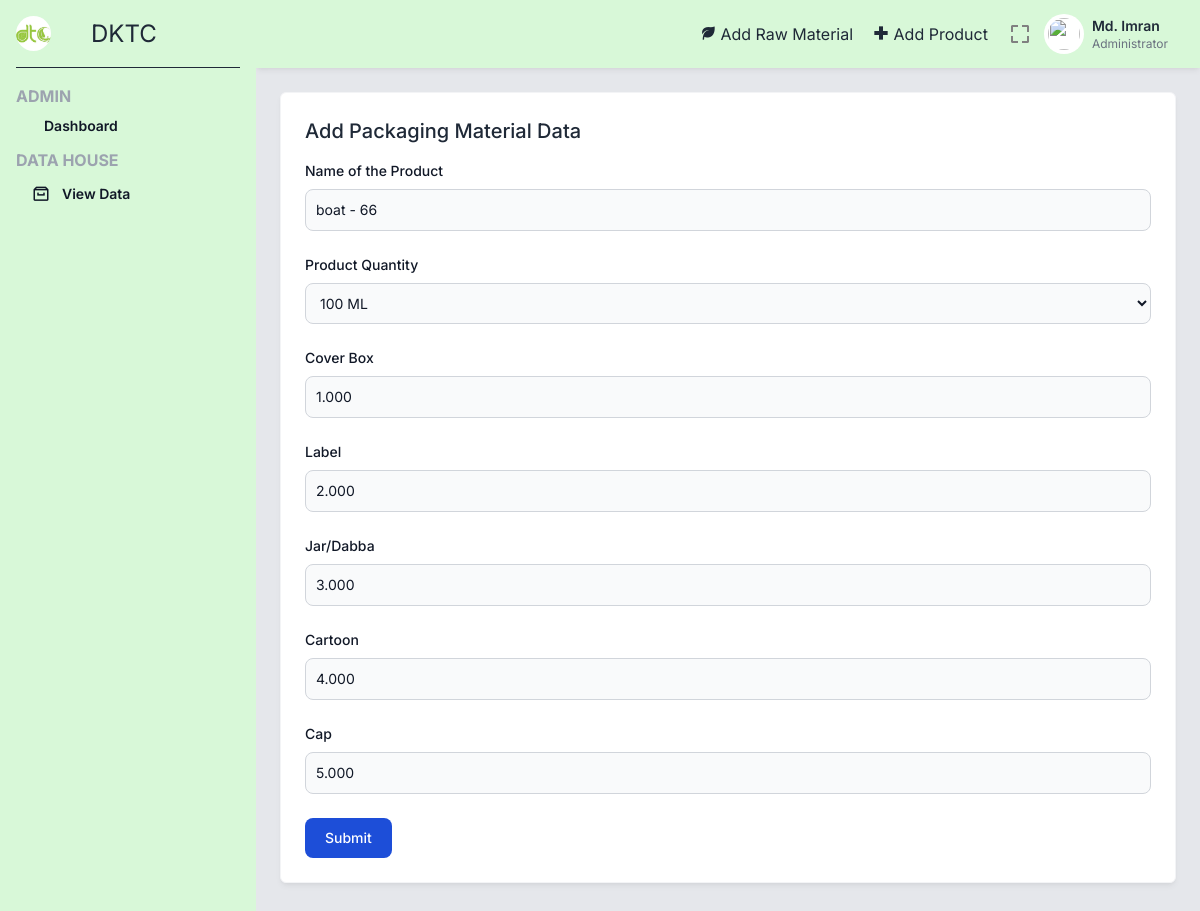
Page /editPack.php?id=2 (signed in) on the earlier database version.
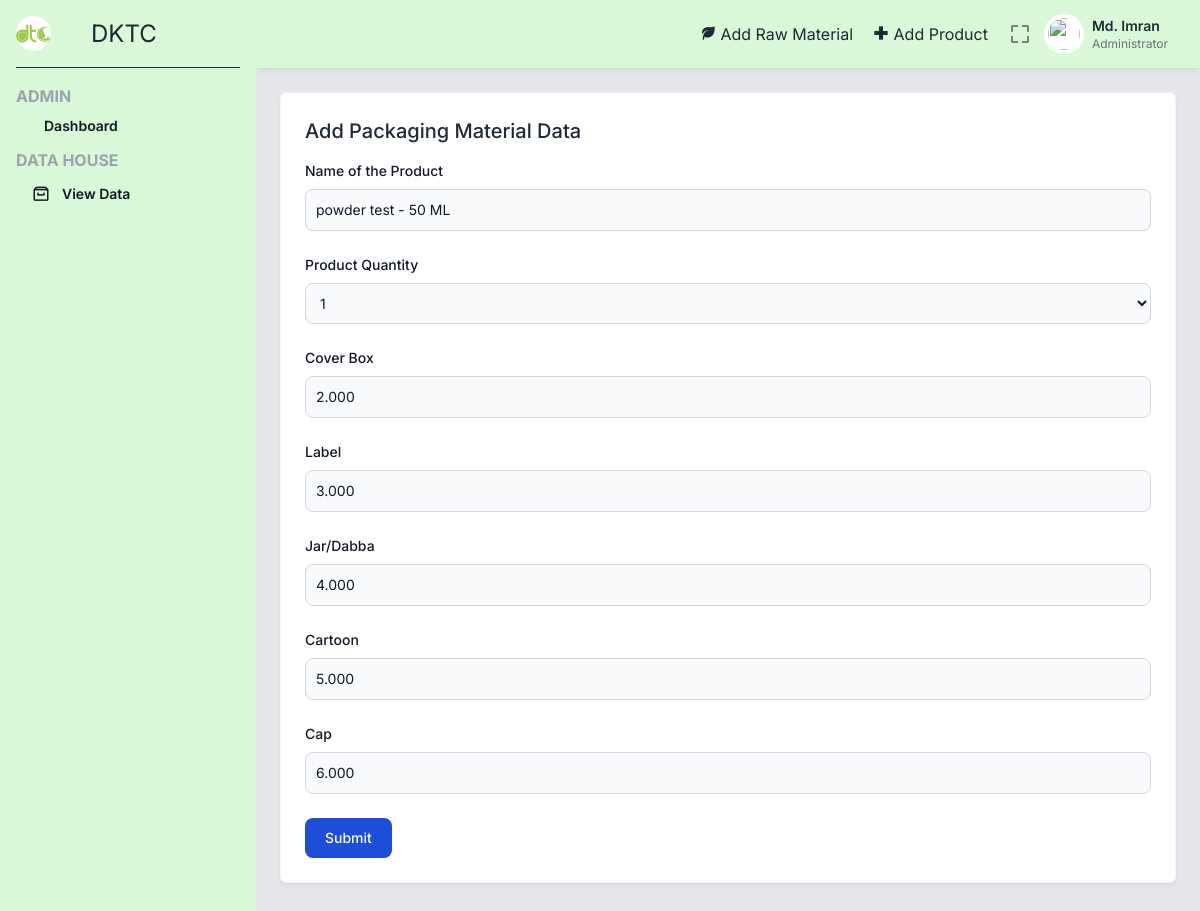
Same page on the later database version.
### tables this page shows
CREATE TABLE `product` (
  `_id` int(5) NOT NULL,
  `name` varchar(100) NOT NULL,
  `type` varchar(2) NOT NULL,
  `sizes` varchar(10) NOT NULL
);

CREATE TABLE `packaging_material` (
  `_id` int(5) NOT NULL,
  `pid` int(5) NOT NULL,
  `qty` varchar(10) NOT NULL,
  `cover_box` float(5,3) NOT NULL,
  `label` float(5,3) NOT NULL,
  `jar` float(5,3) NOT NULL,
  `cartoon` float(5,3) NOT NULL,
  `cap` float(5,3) NOT NULL
);

### editPack.php (the view, shortened to what the changed rows need)
<?php
include 'includes/_topbar.php';
$idPack = $_GET['id'];
$sql = "SELECT * from packaging_material where _id = $idPack";
$result = mysqli_query($conn, $sql);
while ($row = mysqli_fetch_assoc($result)) {
    $productId = $row['pid'];
    $sqlProduct = "SELECT name, type, sizes FROM product WHERE _id = $productId";
    $resultProd = mysqli_query($conn, $sqlProduct);
    while ($prodRow = mysqli_fetch_assoc($resultProd)) {
        $name = $prodRow['name'];
        $size = $prodRow['sizes'];
    }
    $cover_box=$row['cover_box'];
    $label=$row['label'];
    $jar=$row['jar'];
    $cartoon=$row['cartoon'];
    $cap=$row['cap'];
    $qty=$row['qty'];
}
?>
<div class="p-6">
    <div class="grid grid-cols-1 lg:grid-cols-3 gap-6 mb-6">
        <div class="bg-white border border-gray-100 shadow-md shadow-black/5 p-6 rounded-md lg:col-span-3">
            <div class="flex justify-between mb-4 items-start">
                <div class="font-medium">
                    <h2 class="text-xl">
                        Add Packaging Material Data
                    </h2>
                </div>
            </div>
            <div>
                <form action="editPack.php?id=<?=$idPack?>" method="post">
                    <div class="mb-6">
                        <label for="name" class="block mb-2 text-sm font-medium text-gray-900 dark:text-white">Name of the Product</label>
                        <input type="text" id="rate" name="name" class="bg-gray-50 border border-gray-300 text-gray-900 text-sm rounded-lg focus:ring-blue-500 focus:border-blue-500 block w-full p-2.5 dark:bg-gray-700 dark:border-gray-600 dark:placeholder-gray-400 dark:text-white dark:focus:ring-blue-500 dark:focus:border-blue-500" placeholder="123.00" value="<?= $name ?> - <?= $size?>" readonly />
                    </div>
                    <div class="mb-6">
                        <label for="qty" class="block mb-2 text-sm font-medium text-gray-900 dark:text-white">Product Quantity</label>
                        <select name="qty" id="qty"  class="bg-gray-50 border border-gray-300 text-gray-900 text-sm rounded-lg focus:ring-blue-500 focus:border-blue-500 block w-full p-2.5 dark:bg-gray-700 dark:border-gray-600 dark:placeholder-gray-400 dark:text-white dark:focus:ring-blue-500 dark:focus:border-blue-500" required>
                            <option value="<?=$qty?>">
                                <?=$qty?>
                            </option>
                        </select>
                    </div>
                    <div class="mb-6">
                        <label for="input" class="block mb-2 text-sm font-medium text-gray-900 dark:text-white">Cover Box</label>
                        <input type="number" id="rate" name="cover_box" class="bg-gray-50 border border-gray-300 text-gray-900 text-sm rounded-lg focus:ring-blue-500 focus:border-blue-500 block w-full p-2.5 dark:bg-gray-700 dark:border-gray-600 dark:placeholder-gray-400 dark:text-white dark:focus:ring-blue-500 dark:focus:border-blue-500" placeholder="123.00" value="<?=$cover_box?>" required />
                    </div>
                    <div class="mb-6">
                        <label for="output" class="block mb-2 text-sm font-medium text-gray-900 dark:text-white">Label</label>
                        <input type="number" id="rate" name="label" class="bg-gray-50 border border-gray-300 text-gray-900 text-sm rounded-lg focus:ring-blue-500 focus:border-blue-500 block w-full p-2.5 dark:bg-gray-700 dark:border-gray-600 dark:placeholder-gray-400 dark:text-white dark:focus:ring-blue-500 dark:focus:border-blue-500" placeholder="123.00" value="<?=$label?>" required />
                    </div>
                    <div class="mb-6">
                        <label for="jar" class="block mb-2 text-sm font-medium text-gray-900 dark:text-white">Jar/Dabba</label>
                        <input type="number" id="rate" name="jar" class="bg-gray-50 border border-gray-300 text-gray-900 text-sm rounded-lg focus:ring-blue-500 focus:border-blue-500 block w-full p-2.5 dark:bg-gray-700 dark:border-gray-600 dark:placeholder-gray-400 dark:text-white dark:focus:ring-blue-500 dark:focus:border-blue-500" placeholder="123.00" value="<?=$jar?>" required />
                    </div>
                    <div class="mb-6">
                        <label for="cartoon" class="block mb-2 text-sm font-medium text-gray-900 dark:text-white">Cartoon</label>
                        <input type="number" id="cartoon" name="cartoon" class="bg-gray-50 border border-gray-300 text-gray-900 text-sm rounded-lg focus:ring-blue-500 focus:border-blue-500 block w-full p-2.5 dark:bg-gray-700 dark:border-gray-600 dark:placeholder-gray-400 dark:text-white dark:focus:ring-blue-500 dark:focus:border-blue-500" placeholder="123.00" value="<?=$cartoon?>" required />
                    </div>
                    <div class="mb-6">
                        <label for="cap" class="block mb-2 text-sm font-medium text-gray-900 dark:text-white">Cap</label>
                        <input type="number" id="cap" name="cap" class="bg-gray-50 border border-gray-300 text-gray-900 text-sm rounded-lg focus:ring-blue-500 focus:border-blue-500 block w-full p-2.5 dark:bg-gray-700 dark:border-gray-600 dark:placeholder-gray-400 dark:text-white dark:focus:ring-blue-500 dark:focus:border-blue-500" placeholder="123.00" value="<?=$cap?>" required />
                    </div>
                </form>
            </div>
        </div>
    </div>
</div>
<?php include 'includes/_bottombar.php' ?>

Differences in the rows shown:
removed product: name "boat - 66"
added product: name "powder test - 50 ML"
changed packaging_material: qty "100 ML" → "1"; cover_box "1.000" → "2.000"; label "2.000" → "3.000"; jar "3.000" → "4.000"; cartoon "4.000" → "5.000"; cap "5.000" → "6.000"
